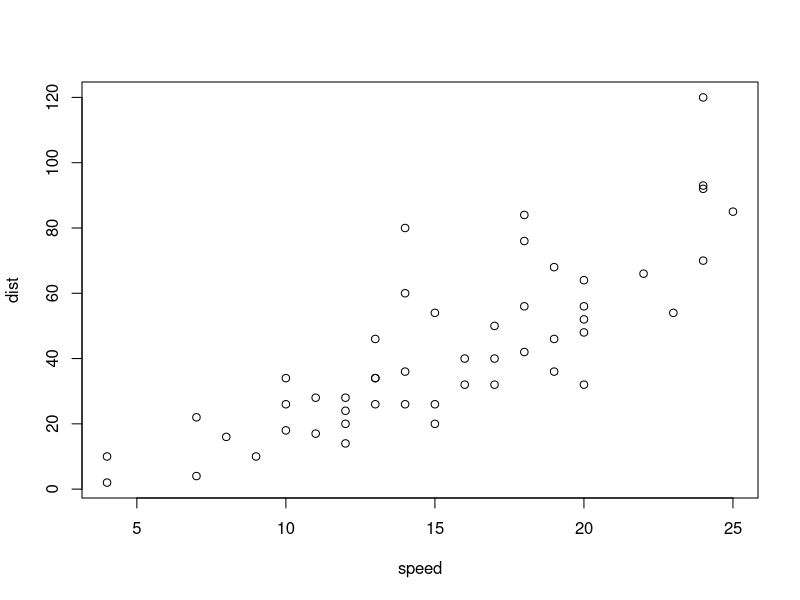
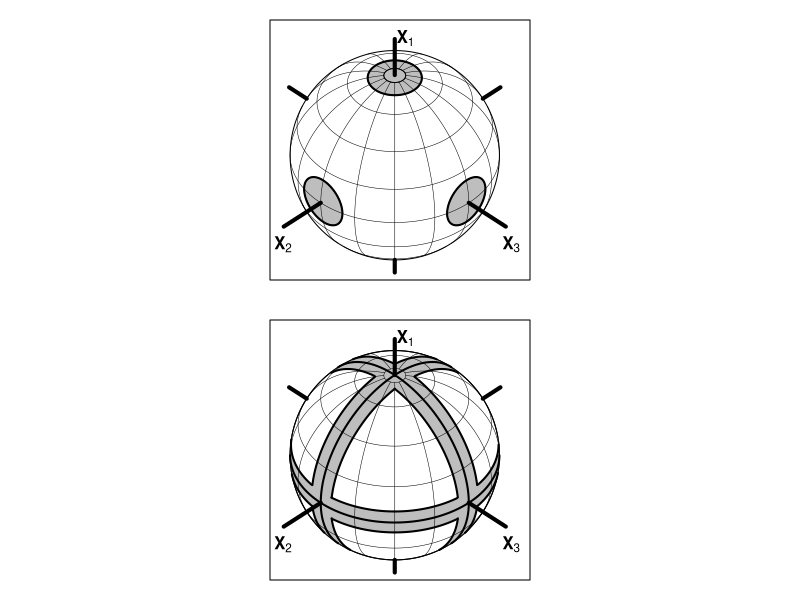

Reproduce these figures in R, in order.
## ---- chunk 1
summary(cars)
## ---- chunk 2
plot(cars)
## ---- chunk 3
# Commentaire:
#
# Code par Arden Miller (Department of Statistics, The University of Auckland).
#

par(mfrow=c(2, 1), pty="s", mar=rep(1, 4)) 
# Create plotting region and plot outer circle
plot(c(-1.1, 1.2), c(-1.1, 1.2),
     type="n", xlab="", ylab="", 
     xaxt="n", yaxt="n", cex.lab=2.5)
angs <- seq(0, 2*pi, length=500)
XX <- sin(angs)
YY <- cos(angs)
lines(XX, YY, type="l")

# Set constants
phi1 <- pi*2/9
k1 <- sin(phi1)
k2 <- cos(phi1)

# Create grey regions
obsphi <- pi/12
lambdas <- seq(-pi, pi, length=500)
xx <- cos(pi/2 - obsphi)*sin(lambdas)
yy <- k2*sin(pi/2 - obsphi)-k1 * cos(pi/2 - obsphi)*cos(lambdas)
polygon(xx, yy, col="grey")
lines(xx, yy, lwd=2)
theta1sA <- seq(-obsphi, obsphi, length=500)
theta2sA <- acos(cos(obsphi)/cos(theta1sA))
theta1sB <- seq(obsphi, -obsphi, length=500)
theta2sB <-  -acos(cos(obsphi)/cos(theta1sB))
theta1s <- c(theta1sA, theta1sB)
theta2s <- c(theta2sA, theta2sB)
xx <- cos(theta1s)*sin(theta2s+pi/4)
yy <- k2*sin(theta1s)-k1*cos(theta1s)*cos(theta2s+pi/4)
polygon(xx, yy, col="grey")
lines(xx, yy, lwd=2)
xx <- cos(theta1s)*sin(theta2s-pi/4)
yy <- k2*sin(theta1s)-k1*cos(theta1s)*cos(theta2s-pi/4)
polygon(xx, yy, col="grey")
lines(xx, yy, lwd=2)

# Plot longitudes
vals <- seq(0, 7, 1)*pi/8
for(lambda in vals){
sl <- sin(lambda)
cl <- cos(lambda)
phi <- atan(((0-1)*k2*cl)/(k1))
angs <- seq(phi, pi+phi, length=500)
xx <- cos(angs)*sl
yy <- k2*sin(angs)-k1*cos(angs)*cl
lines(xx, yy, lwd=.5)
}

# Grey out polar cap
phi <- 5.6*pi/12
lambdas <- seq(-pi, pi, length=500)
xx <- cos(phi)*sin(lambdas)
yy <- k2*sin(phi)-k1 * cos(phi)*cos(lambdas)
polygon(xx, yy, col="grey")

# Plot Latitudes
vals2 <- seq(-2.8, 5.6, 1.4)*pi/12
for(phi in vals2){
  if (k1*sin(phi) > k2 * cos(phi)) 
    crit <- pi 
  else 
    crit <- acos((-k1*sin(phi))/(k2*cos(phi)))
  lambdas <- seq(-crit, crit, length=500)
  xx <- cos(phi)*sin(lambdas)
  yy <- k2*sin(phi)-k1 * cos(phi)*cos(lambdas)
  lines(xx, yy, lwd=.5)
}


# Plots axes and label
lines(c(0.00, 0.00), c(k2*sin(pi/2), 1.11), lwd=4)
lines(c(0.00, 0.00), c(-1, -1.12), lwd=4)
a2x <- sin(-pi/4)
a2y <- cos(-pi/4)*(-k1)
lines(c(a2x, 1.5*a2x), c(a2y, 1.5*a2y), lwd=4)
k <- sqrt(a2x^2+a2y^2)
lines(c(-a2x/k, 1.2*(-a2x/k)), c(-a2y/k, 1.2*(-a2y/k)), lwd=4)
a3x <- sin(pi/4)
a3y <- cos(pi/4)*(-k1)
lines(c(a3x, 1.5*a3x), c(a3y, 1.5*a3y), lwd=4)
k <- sqrt(a3x^2+a3y^2)
lines(c(-a3x/k, 1.2*(-a3x/k)), c(-a3y/k, 1.2*(-a3y/k)), lwd=4)
text(0.1, 1.12, expression(bold(X[1])))
text(-1.07, -.85, expression(bold(X[2])))
text(1.11, -.85, expression(bold(X[3])))

# set plot region and draw outer circle
plot(c(-1.1, 1.2),  c(-1.1, 1.2),
     type="n", xlab="", ylab="", 
     xaxt="n", yaxt="n", cex.lab=2.5)
angs <- seq(0, 2*pi, length=500)
XX <- sin(angs)
YY <- cos(angs)
lines(XX, YY, type="l")

# set constants
phi1 <- pi*2/9
k1 <- sin(phi1)
k2 <- cos(phi1)
obsphi <- pi/24

# create X2X3 grey region and plot boundary
crit <- acos((-k1*sin(obsphi))/(k2 * cos(obsphi)))
lambdas <- seq(-crit, crit, length=500)
xx1 <- cos(obsphi)*sin(lambdas)
yy1 <- k2*sin(obsphi)-k1 * cos(obsphi)*cos(lambdas)
obsphi <-  -pi/24
crit <- acos((-k1*sin(obsphi))/(k2 * cos(obsphi)))
lambdas <- seq(crit, -crit, length=500)
xx3 <- cos(obsphi)*sin(lambdas)
yy3 <- k2*sin(obsphi)-k1 * cos(obsphi)*cos(lambdas)
ang1 <-  atan(xx1[500]/yy1[500])
ang2 <- pi+atan(xx3[1]/yy3[1])
angs <- seq(ang1, ang2, length=50)
xx2 <- sin(angs)
yy2 <- cos(angs)
ang4 <-  atan(xx1[1]/yy1[1])
ang3 <-  -pi+ atan(xx3[500]/yy3[500])
angs <- seq(ang3, ang4, length=50)
xx4 <- sin(angs)
yy4 <- cos(angs)
xxA <- c(xx1, xx2, xx3, xx4)
yyA <- c(yy1, yy2, yy3, yy4)
polygon(xxA, yyA, border="grey", col="grey")
xx1A <- xx1
yy1A <- yy1
xx3A <- xx3
yy3A <- yy3

# create X1X3 grey region and plot boundary
obsphi <- pi/24
crit <- pi/2-obsphi
theta1sA <- c(seq(-crit, crit/2, length=200), seq(crit/2, crit, length=500))
theta2sA <- asin(cos(crit)/cos(theta1sA))
theta1sB <- seq(crit, crit/2, length=500)
theta2sB <-  pi-asin(cos(crit)/cos(theta1sB))
theta1s <- c(theta1sA, theta1sB)
theta2s <- c(theta2sA, theta2sB)
vals <- k1*sin(theta1s)+k2*cos(theta1s)*cos(theta2s+pi/4)
xx1 <- cos(theta1s[vals>=0])*sin(theta2s[vals>=0]+pi/4)
yy1 <- k2*sin(theta1s[vals>=0])-k1*cos(theta1s[vals>=0])*cos(theta2s[vals>=0]+pi/4)
theta2s <-  -theta2s
vals <- k1*sin(theta1s)+k2*cos(theta1s)*cos(theta2s+pi/4)
xx3 <- cos(theta1s[vals>=0])*sin(theta2s[vals>=0]+pi/4)
yy3 <- k2*sin(theta1s[vals>=0])-k1*cos(theta1s[vals>=0])*cos(theta2s[vals>=0]+pi/4)
rev <- seq(length(xx3), 1, -1)
xx3 <- xx3[rev]
yy3 <- yy3[rev]
ang1 <-  pi+atan(xx1[length(xx1)]/yy1[length(yy1)])
ang2 <-  pi+atan(xx3[1]/yy3[1])
angs <- seq(ang1, ang2, length=50)
xx2 <- sin(angs)
yy2 <- cos(angs)
ang4 <-  pi+atan(xx1[1]/yy1[1])
ang3 <-  pi+atan(xx3[length(xx3)]/yy3[length(yy3)])
angs <- seq(ang3, ang4, length=50)
xx4 <- sin(angs)
yy4 <- cos(angs)
xxB <- c(xx1, -xx2, xx3, xx4)
yyB <- c(yy1, -yy2, yy3, yy4)
polygon(xxB, yyB, border="grey", col="grey")
xx1B <- xx1
yy1B <- yy1
xx3B <- xx3
yy3B <- yy3

# create X1X2 grey region and plot boundary
vals <- k1*sin(theta1s)+k2*cos(theta1s)*cos(theta2s-pi/4)
xx1 <- cos(theta1s[vals>=0])*sin(theta2s[vals>=0]-pi/4)
yy1 <- k2*sin(theta1s[vals>=0])-k1*cos(theta1s[vals>=0])*cos(theta2s[vals>=0]-pi/4)
theta2s <-  -theta2s
vals <- k1*sin(theta1s)+k2*cos(theta1s)*cos(theta2s-pi/4)
xx3 <- cos(theta1s[vals>=0])*sin(theta2s[vals>=0]-pi/4)
yy3 <- k2*sin(theta1s[vals>=0])-k1*cos(theta1s[vals>=0])*cos(theta2s[vals>=0]-pi/4)
rev <- seq(length(xx3), 1, -1)
xx3 <- xx3[rev]
yy3 <- yy3[rev]
ang1 <-  pi+atan(xx1[length(xx1)]/yy1[length(yy1)])
ang2 <-  pi+atan(xx3[1]/yy3[1])
angs <- seq(ang1, ang2, length=50)
xx2 <- sin(angs)
yy2 <- cos(angs)
ang4 <-  pi+atan(xx1[1]/yy1[1])
ang3 <-  pi+atan(xx3[length(xx3)]/yy3[length(yy3)])
angs <- seq(ang3, ang4, length=50)
xx4 <- sin(angs)
yy4 <- cos(angs)
xx <- c(xx1, -xx2, xx3, xx4)
yy <- c(yy1, -yy2, yy3, yy4)
polygon(xx, yy, border="grey", col="grey")
xx1C <- xx1
yy1C <- yy1
xx3C <- xx3
yy3C <- yy3


# plot boundaries to grey regions
lines(xx1C[2:45], yy1C[2:45], lwd=2)
lines(xx1C[69:583], yy1C[69:583], lwd=2)
lines(xx1C[660:1080], yy1C[660:1080], lwd=2)
lines(xx3C[13:455], yy3C[13:455], lwd=2)
lines(xx3C[538:1055], yy3C[538:1055], lwd=2)
lines(xx3C[1079:1135], yy3C[1079:1135], lwd=2)
lines(xx1A[6:113], yy1A[6:113], lwd=2)
lines(xx1A[153:346], yy1A[153:346], lwd=2)
lines(xx1A[389:484], yy1A[389:484], lwd=2)
lines(xx3A[1:93], yy3A[1:93], lwd=2)
lines(xx3A[140:362], yy3A[140:362], lwd=2)
lines(xx3A[408:497], yy3A[408:497], lwd=2)
lines(xx1B[2:45], yy1B[2:45], lwd=2)
lines(xx1B[69:583], yy1B[69:583], lwd=2)
lines(xx1B[660:1080], yy1B[660:1080], lwd=2)
lines(xx3B[13:455], yy3B[13:455], lwd=2)
lines(xx3B[538:1055], yy3B[538:1055], lwd=2)
lines(xx3B[1079:1135], yy3B[1079:1135], lwd=2)

# Plot longitudes
vals <- seq(-7, 8, 1)*pi/8
for(lambda in vals){
  sl <- sin(lambda)
  cl <- cos(lambda)
  phi <- atan(((0-1)*k2*cl)/(k1))
  angs <- seq(phi, 5.6*pi/12, length=500)
  xx <- cos(angs)*sl
  yy <- k2*sin(angs)-k1*cos(angs)*cl
  lines(xx, yy, lwd=.5)
}


# Plot Latitudes
# vals2 <- seq(-2.8, 5.6, 1.4)*pi/12
vals2 <- c(-1.5, 0, 1.5, 3.0, 4.5, 5.6)*pi/12
for(phi in vals2){
  if (k1*sin(phi) > k2 * cos(phi)) 
    crit <- pi 
  else 
    crit <- acos((-k1*sin(phi))/(k2*cos(phi)))
  lambdas <- seq(-crit, crit, length=500)
  xx <- cos(phi)*sin(lambdas)
  yy <- k2*sin(phi)-k1 * cos(phi)*cos(lambdas)
  lines(xx, yy, lwd=.5)
}


# create lines for X1X2- and X1X3-planes
lambda <- pi/4
sl <- sin(lambda)
cl <- cos(lambda)
phi <- atan(((0-1)*k2*cl)/(k1))
angs <- seq(phi, pi+phi, length=500)
xx <- cos(angs)*sl
yy <- k2*sin(angs)-k1*cos(angs)*cl
lines(xx, yy, lwd=2)
lambda <- 3*pi/4
sl <- sin(lambda)
cl <- cos(lambda)
phi <- atan(((0-1)*k2*cl)/(k1))
angs <- seq(phi, pi+phi, length=500)
xx <- cos(angs)*sl
yy <- k2*sin(angs)-k1*cos(angs)*cl
lines(xx, yy, lwd=2)

# create line for X2X3-plane
phi <- 0
crit <- acos((-k1*sin(phi))/(k2 * cos(phi)))
lambdas <- seq(-crit, crit, length=500)
xx <- cos(phi)*sin(lambdas)
yy <- k2*sin(phi)-k1 * cos(phi)*cos(lambdas)
lines(xx, yy, lwd=2)

# create axes
lines(c(0.00, 0.00), c(k2*sin(pi/2), 1.11), lwd=4)
lines(c(0.00, 0.00), c(-1, -1.12), lwd=4)
a2x <- sin(-pi/4)
a2y <- cos(-pi/4)*(-k1)
lines(c(a2x, 1.5*a2x), c(a2y, 1.5*a2y), lwd=4)
a3x <- sin(pi/4)
a3y <- cos(pi/4)*(-k1)
lines(c(a3x, 1.5*a3x), c(a3y, 1.5*a3y), lwd=4)
k <- sqrt(a3x^2+a3y^2)
lines(c(-a3x/k, 1.2*(-a3x/k)), c(-a3y/k, 1.2*(-a3y/k)), lwd=4)
k <- sqrt(a2x^2+a2y^2)
lines(c(-a2x/k, 1.2*(-a2x/k)), c(-a2y/k, 1.2*(-a2y/k)), lwd=4)


# add text
text(-1.07, -.85, expression(bold(X[2])))
text(1.11, -.85, expression(bold(X[3])))
text(0.1, 1.12, expression(bold(X[1])))

lines(XX, YY, type="l")

